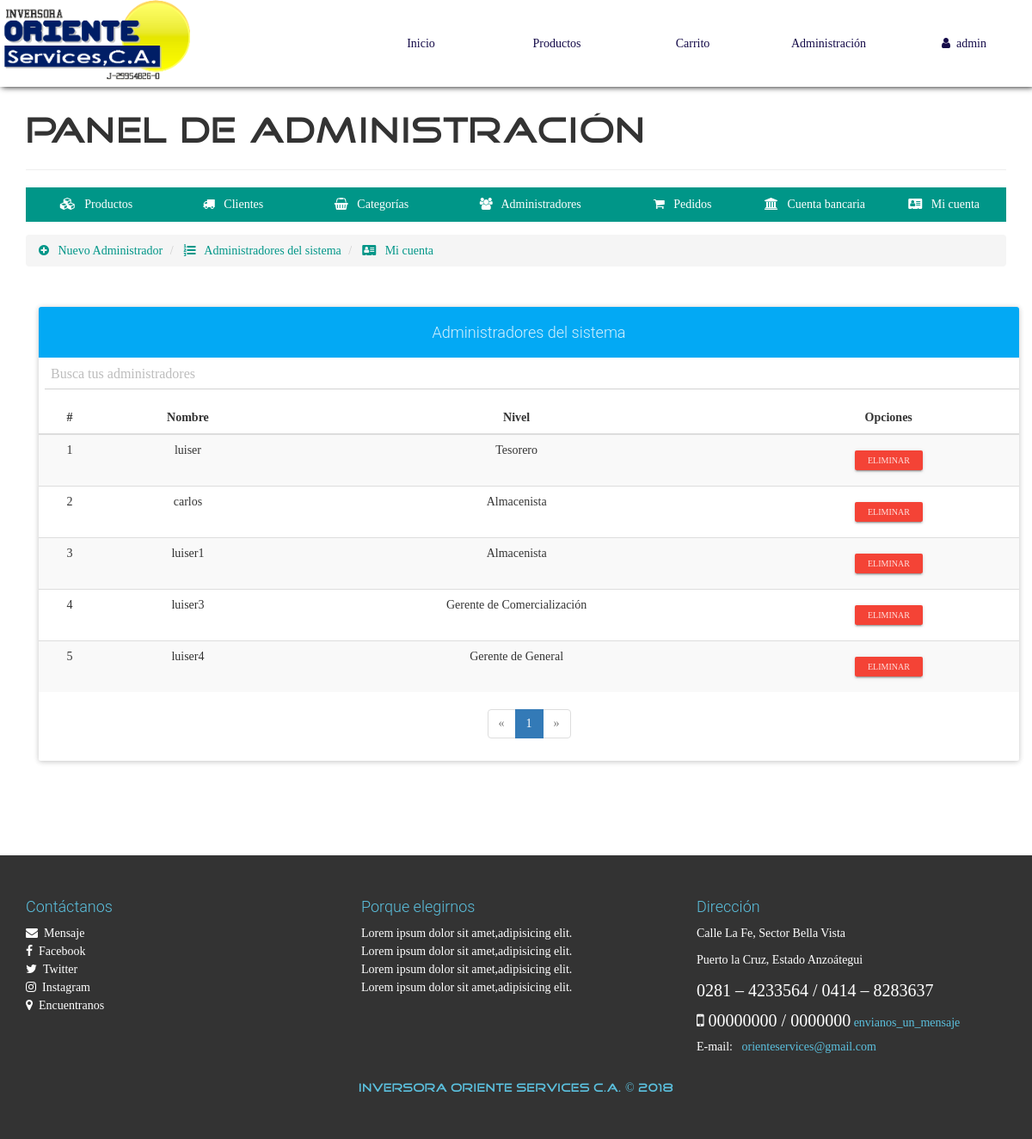
/configAdmin.php?view=adminlist (signed in), run on the app's committed database.
### tables this page shows
CREATE TABLE `administrador` (
  `id` int(11) NOT NULL,
  `Nombre` varchar(55) NOT NULL,
  `Clave` text NOT NULL,
  `CodNivel` int(10) UNSIGNED NOT NULL,
  `Fecha` timestamp NOT NULL DEFAULT CURRENT_TIMESTAMP
);

CREATE TABLE `niveles` (
  `CodNivel` int(11) NOT NULL,
  `Nivel` varchar(55) NOT NULL,
  `Fecha` timestamp NOT NULL DEFAULT CURRENT_TIMESTAMP
);

### admin/adminlist-view.php (the view, shortened to what this page needs)
<ul class="breadcrumb" style="margin-bottom: 5px;">
    <li>
        <a href="configAdmin.php?view=admin">
            <i class="fa fa-plus-circle" aria-hidden="true"></i> &nbsp; Nuevo Administrador
        </a>
    </li>
    <li>
        <a href="configAdmin.php?view=adminlist"><i class="fa fa-list-ol" aria-hidden="true"></i> &nbsp; Administradores del sistema</a>
    </li>
    <li>
        <a href="configAdmin.php?view=account"><i class="fa fa-address-card" aria-hidden="true"></i> &nbsp; Mi cuenta</a>
    </li>
</ul>
<div class="container">
    <div class="row">
        <div class="col-xs-12">
            <br><br>
            <div class="panel panel-info">
                <div class="panel-heading text-center"><h4>Administradores del sistema</h4></div>
                <div class="form-group filtro">
                  <input type="text" class="form-control filtro" placeholder="Busca tus administradores" id="filtro_admin">
                </div>
                <div class="table-responsive">
                    <table class="table table-striped table-hover" id="tabla_admin">
                        <thead class="">
                            <tr>
                                <th class="text-center">#</th>
                                <th class="text-center">Nombre</th>
                                <th class="text-center">Nivel</th>
                                <th class="text-center">Opciones</th>
                            </tr>
                        </thead>
                        <tbody>
                            <?php
                                $mysqli = mysqli_connect(SERVER, USER, PASS, BD);
                                mysqli_set_charset($mysqli, "utf8");
                                $pagina = isset($_GET['pag']) ? (int)$_GET['pag'] : 1;
                                $regpagina = 30;
                                $inicio = ($pagina > 1) ? (($pagina * $regpagina) - $regpagina) : 0;
                                $alladmin = mysqli_query($mysqli,"SELECT administrador.*, niveles.*
                                                                        FROM administrador
                                                                            INNER JOIN niveles on administrador.CodNivel = niveles.CodNivel
                                                                                WHERE id!='1'");
                                $totalregistros = mysqli_query($mysqli,"SELECT FOUND_ROWS()");
                                $totalregistros = mysqli_fetch_array($totalregistros, MYSQLI_ASSOC);
                                $numeropaginas = ceil($totalregistros["FOUND_ROWS()"]/$regpagina);
                                $cr=$inicio+1;
                              while($adm=mysqli_fetch_array($alladmin, MYSQLI_ASSOC)){
                            ?>
                            <tr>
                                <td class="text-center"><?php echo $cr; ?></td>
                                <td class="text-center"><?php echo $adm['Nombre']; ?></td>
                                <td class="text-center"><?php echo $adm['Nivel']; ?></td>
                                <td class="text-center">
                                    <form action="process/deladmin.php" method="POST" class="FormCatElec" data-form="delete">
                                        <button type="submit" class="btn btn-raised btn-xs btn-danger">Eliminar</button>
                                    </form>
                                </td>
                            </tr>
                            <?php
                                $cr++;
                              }
                            ?>
                        </tbody>
                    </table>
                </div>
                <?php if($numeropaginas>=1): ?>
                <div class="text-center">
                  <ul class="pagination">
                    <?php if($pagina == 1): ?>
                        <li class="disabled">
                            <a>
                                <span aria-hidden="true">&laquo;</span>
                            </a>
                        </li>
                    <?php endif; ?>
                    <?php
                        for($i=1; $i <= $numeropaginas; $i++ ){
                            if($pagina == $i){
                                echo '<li class="active"><a href="configAdmin.php?view=adminlist&pag='.$i.'">'.$i.'</a></li>';
                            }else{
                                echo '<li><a href="configAdmin.php?view=adminlist&pag='.$i.'">'.$i.'</a></li>';
                            }
                        }
                    ?>
                    <?php if($pagina == $numeropaginas): ?>
                        <li class="disabled">
                            <a>
                                <span aria-hidden="true">&raquo;</span>
                            </a>
                        </li>
                    <?php endif; ?>
                  </ul>
                </div>
                <?php endif; ?>
            </div>
        </div>
    </div>
</div>

### css/style.css (style rules this page uses)
body { font-family: "FontFamilySPro"; line-height: 1.5; font-size: 1.4em; width: 100%; height: 100%; margin: 0px; padding: 0px; background-position: center center; background-repeat: no-repeat; background-attachment: fixed; background-size: cover; background-color: #fff; }
#container-page-configAdmin { background-image: url(../assets/img/fondo.jpg); }
.filtro { padding-left: 7px; margin: 0px 0 0 0; }

### data on the page
administrador: Nombre "luiser", niveles.Nivel "Tesorero"
administrador: Nombre "carlos", niveles.Nivel "Almacenista"
administrador: Nombre "luiser1", niveles.Nivel "Almacenista"
administrador: Nombre "luiser3", niveles.Nivel "Gerente de Comercialización"
administrador: Nombre "luiser4", niveles.Nivel "Gerente de General"

### other printed values
$_SESSION['nombreAdmin'] "admin"
